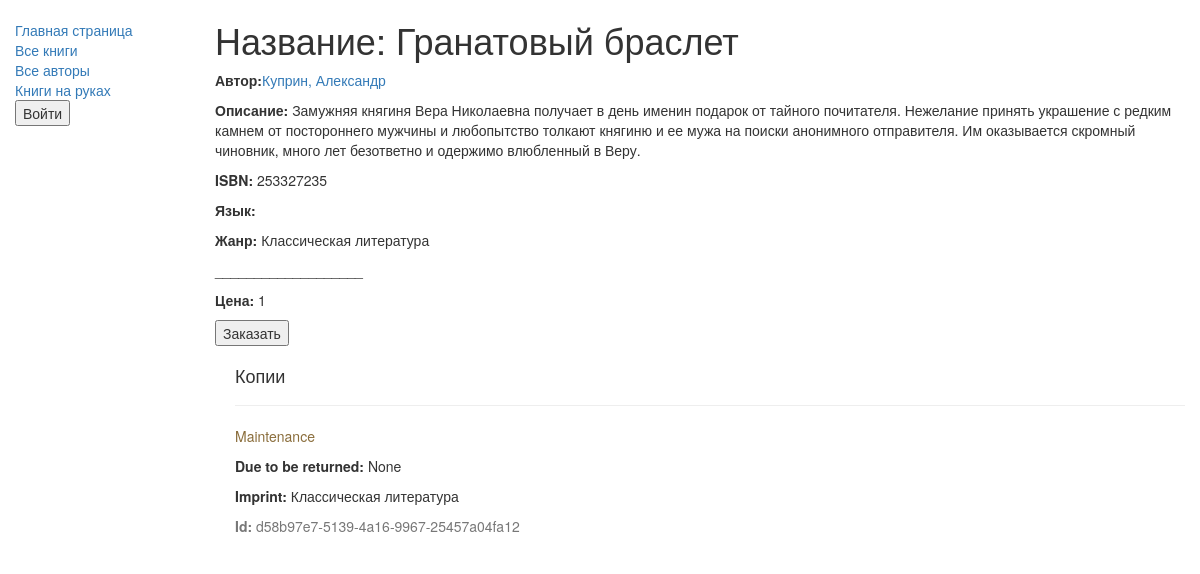
/catalog/book/2, run on the app's committed database.
### catalog/models.py (models this page shows, shortened)
class Book(models.Model):
    title = models.CharField(max_length=200)
    author = models.ForeignKey('Author', on_delete=models.SET_NULL, null=True)
    summary = models.TextField(max_length=1000, help_text="Enter a brief description of the book")
    isbn = models.CharField('ISBN',max_length=13, help_text='13 Character <a href="https://www.isbn-international.org/content/what-isbn">ISBN number</a>')
    genre = models.ManyToManyField(Genre, help_text="Select a genre for this book")
    price = models.CharField(default=1, max_length=20, help_text="Введите цену")
    def display_genre(self):
        return ', '.join([genre.name for genre in self.genre.all()[:3]])
    display_genre.short_description = 'Genre'

class Author(models.Model):
    first_name = models.CharField(max_length=100)
    last_name = models.CharField(max_length=100)
    date_of_birth = models.DateField(null=True, blank=True)
    date_of_death = models.DateField('Died', null=True, blank=True)
    def __str__(self):
        return '%s, %s' % (self.last_name, self.first_name)

class Genre(models.Model):
    name = models.CharField(max_length=200, help_text="Enter a book genre (e.g. Science Fiction, French Poetry etc.)")
    def __str__(self):
        return self.name

class BookInstance(models.Model):
    id = models.UUIDField(primary_key=True, default=uuid.uuid4, help_text="Unique ID for this particular book across whole library")
    book = models.ForeignKey('Book', on_delete=models.SET_NULL, null=True)
    imprint = models.CharField(max_length=200)
    due_back = models.DateField(null=True, blank=True)
    borrower = models.ForeignKey(User, on_delete=models.SET_NULL, null=True, blank=True)
    LOAN_STATUS = (
        ('m', 'Maintenance'),
        ('o', 'On loan'),
        ('a', 'Available'),
        ('r', 'Reserved'),
    )
    status = models.CharField(max_length=1, choices=LOAN_STATUS, blank=True, default='m', help_text='Book availability')
    class Meta:
        ordering = ["due_back"]
        permissions = (("can_mark_returned", "Set book as returned"),)

### catalog/views.py (the view)
# urls.py: re_path(r'^book/(?P<pk>\d+)$', views.BookDetailView.as_view(), name='book-detail'),
class BookDetailView(generic.DetailView):
    model = Book

### catalog/templates/catalog/book_detail.html
{% extends "base_generic.html" %}
{% block content %}
  <h1>Название: {{ book.title }}</h1>
  <p><strong>Автор:</strong><a href="{% url 'author-detail' book.author.pk %}">{{ book.author }}</a></p>
  <p><strong>Описание:</strong> {{ book.summary }}</p>
  <p><strong>ISBN:</strong> {{ book.isbn }}</p>
  <p><strong>Язык:</strong> {{ book.language }}</p>
  <p><strong>Жанр:</strong> {% for genre in book.genre.all %} {{ genre }}{% if not forloop.last %}, {% endif %}{% endfor %}</p>
  <p>___________________</p>
  <p><strong>Цена:</strong> {{ book.price }}</p>
  <form action="">
    <button type="submit">Заказать</button>
  </form>
  <div style="margin-left:20px;margin-top:20px">
    <h4>Копии</h4>
    {% for copy in book.bookinstance_set.all %}
    <hr>
    <p class="{% if copy.status == 'a' %}text-success{% elif copy.status == 'd' %}text-danger{% else %}text-warning{% endif %}">{{ copy.get_status_display }}</p>
    {% if copy.status != 'a' %}<p><strong>Due to be returned:</strong> {{copy.due_back}}</p>{% endif %}
    <p><strong>Imprint:</strong> {{copy.imprint}}</p>
    <p class="text-muted"><strong>Id:</strong> {{copy.id}}</p>
    {% endfor %}
  </div>
{% endblock %}

### data on the page
Book: title "Гранатовый браслет", author "Куприн, Александр", summary "Замужняя княгиня Вера Николаевна получает в день именин подарок от тайного почитателя. Нежелание принять украшение с редким камнем от постороннего мужчины и любопытство толкают княгиню и ее мужа на поиски анонимного отправителя. Им оказывается скромный чиновник, много лет безответно и одержимо влюбленный в Веру.", isbn "253327235", price "1"
Genre: name "Классическая литература"
BookInstance: status "Maintenance", due_back "None", imprint "Классическая литература", id "d58b97e7-5139-4a16-9967-25457a04fa12"
